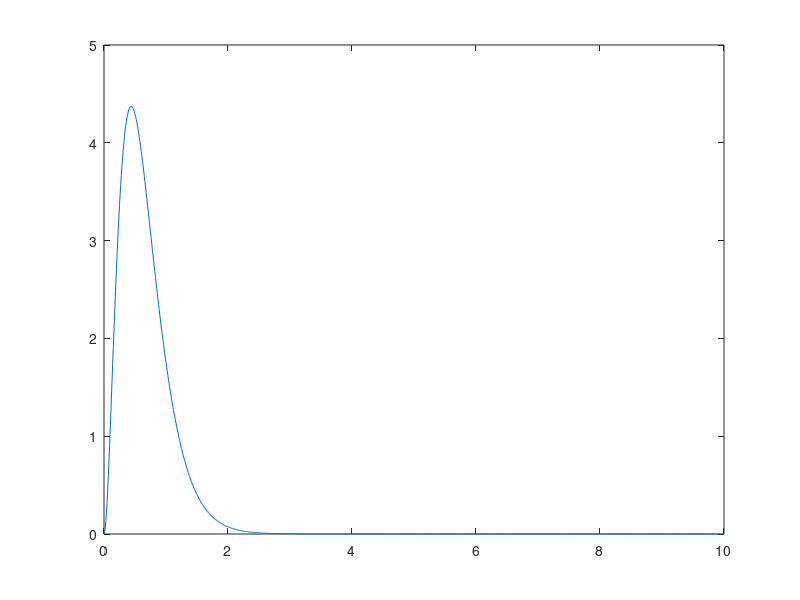

The MATLAB source for this figure:
hold off
% for mu=[0 1 2 5 10]
mu=2
    n0=8000;
    org=@(t) t.^(mu).*exp(-t) %mm/hr
    A=(4.1*0.6^-0.21); %cm-1
    Nt=n0*integral(org,0,100)./A^(mu+1)
    
%     nt=@(d) n0.*d.^(mu+1).*exp(-(3.67+mu)/1.4.*d)/((3.67+mu)/1.4)^(mu+1)
N = @(d) Nt.*d.^mu.*exp(-A.*d); %rain distribution

total_d=integral(N,0,8)
p=@(d) integral(N,0,d)/total_d; %rain distribution

range=[0:.01:10];
plot(range,(N(range)))
hold on
% end